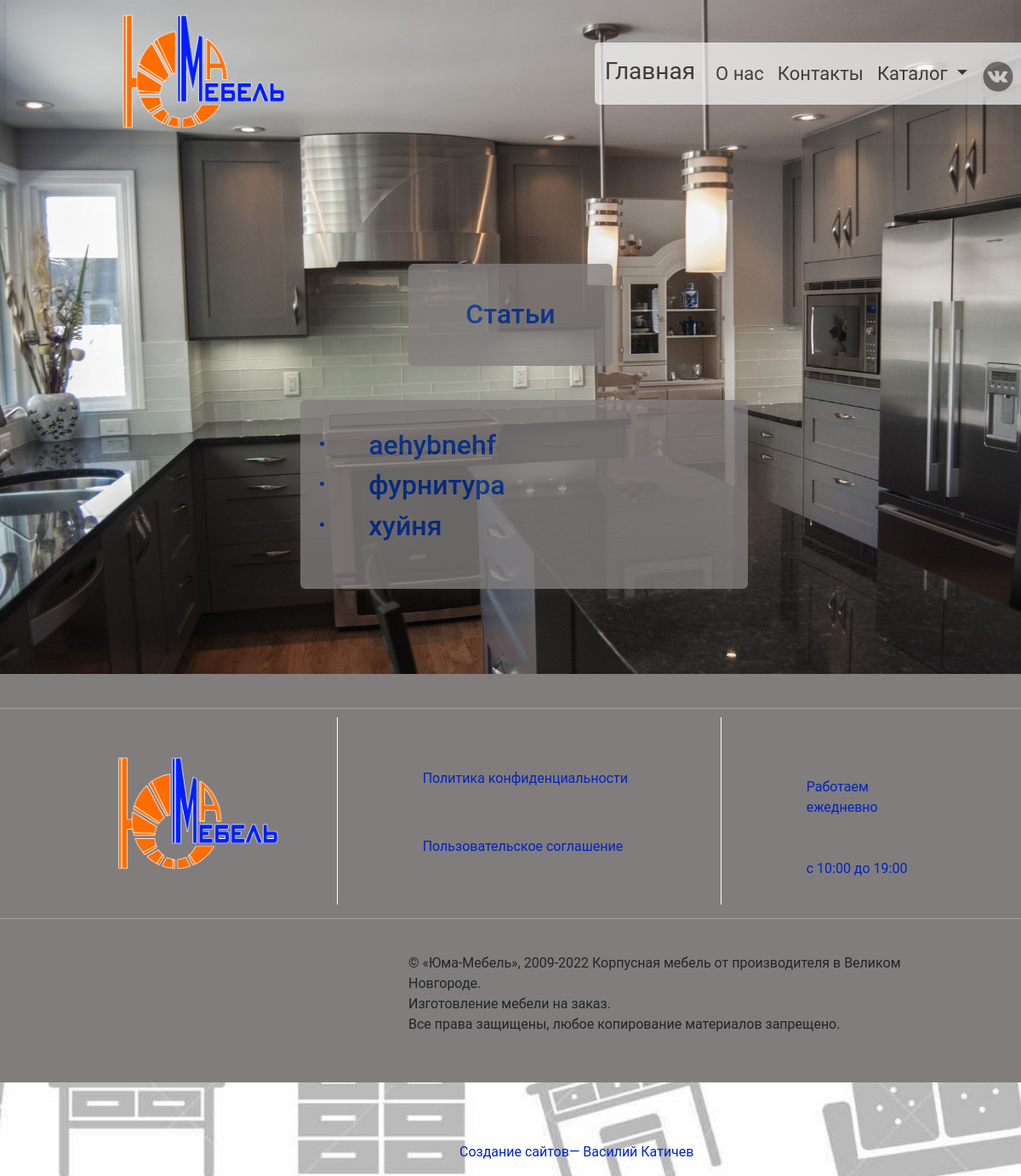
Page /blog on the committed database.
### shop/models.py (models this page shows, shortened)
class Blog(models.Model):
    title = models.CharField(max_length=200)
    text = models.TextField()
    slug = models.SlugField(default='', null=False, db_index=True)
    def get_url(self):
        return reverse('blog_detail', args=[self.slug])

### shop/views.py (the view)
# urls.py: path('blog', views.BlogGallery.as_view()),
class BlogGallery(ListView):
    template_name = 'shop/blog.html'
    model = Blog
    context_object_name = 'blogs'

### shop/templates/shop/blog.html (shortened to what this page needs)
{% extends 'shop/base.html' %}
{% load static %}
{% block content %}
    <div class="subhead">
        <div class="done_block_empty"></div>
        <div class="fyr_name"><h2 class="f_name">Статьи</h2></div>
        <ul>
        <div class="blog_block">
            {% for blog in blogs %}
                    <li>
                        <a href="{{ blog.get_url }}" class="blog_list"><h2 class="blog_list">{{ blog.title }}</h2></a>
                    </li>
            {% endfor %}
        </div>
        </ul>
        <footer>
            <div class="hr">
                <hr class="top_hr">
            </div>
            <div class="footer_cards">
                <div class="footer_logo_block">
                    <img class="logo_footer" src="{% static 'shop/img/logo.png' %}">
                </div>
                <div class="conf_acc">
                    <a class="conf" href="/conf">Политика конфиденциальности</a>
                    <a class="accept" href="/accept">Пользовательское соглашение</a>
                </div>
                <div class="work_schedule">
                    <p class="work_sche">Работаем ежедневно <br> <br> <br>
                        с 10:00 до 19:00 </p>
                </div>
            </div>
            <div class="hr">
                <hr class="bottom_hr">
            </div>
            <div class="end_footer">
                <p>© «Юма-Мебель», 2009-2022
                    Корпусная мебель от производителя в Великом Новгороде. <br> Изготовление мебели на заказ. <br>
                    Все права защищены, любое копирование материалов запрещено.</p>
            </div>
        </footer>
        <div class="sub_footer">
            <a href="https://vk.com/id7296951" class="my_site">Создание сайтов</a>
            <p class="my"> — Василий Катичев</p>
        </div>
        </body>
{% endblock %}

### shop/static/shop/css/style.css (style rules this page uses)
.subhead { background-image: url("../img/head.jpg"); background-size: cover; width: 100%; height: 900px; margin-top: -170px; }
body { box-sizing: border-box; font-family: "Roboto", sans-serif; font-size: 1rem; font-weight: 400; line-height: 1.5; color: #212529; text-align: left; flex-direction: column; overflow-x: hidden; background: url("../img/background.jpg"); background-size: 150%; justify-content: center; }
footer { background-color: #817d7d; margin-top: 100px; align-items: center; height: auto; }
.footer_cards { display: flex; justify-content: space-between; margin: 50px auto -70px auto; max-width: 1384px; }
.footer_logo_block { height: 250px; }
.logo_footer { margin-left: 100px; height: 200px; margin-top: 30px; padding-right: -160px; }
hr { position: relative; top: 40px; color: white; width: 100%; size: 3px; }
.bottom_hr { padding-bottom: 40px; color: white; width: 100%; size: 6px; }
.conf_acc { display: grid; grid-template-columns: 300px; text-decoration: none; border-left: 1px solid #ffffff; border-right: 1px solid #ffffff; height: 220px; padding-left: 100px; padding-right: 50px; }
.conf { margin-top: 60px; text-decoration: none; color: #0025c0; }
.accept { text-decoration: none; color: #0025c0; }
.work_sche { margin-right: 100px; margin-top: 70px; color: #0025c0; margin-bottom: 40px; padding-left: 100px; }
.sub_footer { margin: 70px 25% 70px 45%; width: 50%; text-align: center; color: #0025c0; text-decoration: none; display: flex; }
.my_site { color: #0025c0; text-decoration: none; }
.end_footer { margin: 40px 25% 40px 40%; width: 50%; padding-bottom: 40px; }
.done_block_empty { margin-top: -20px; height: 270px; }
.fyr_name { text-align: center; margin: 0 auto; }
.f_name { background-color: #817d7d; box-shadow: 0px 0px 16px rgba(117, 117, 117, 0.2); height: 120px; border-radius: 6px; text-align: center; margin: 40px auto; opacity: 80%; width: 20%; color: #02319a; padding: 40px 40px 40px 40px; }
.blog_block { background-color: #817d7d; box-shadow: 0px 0px 16px rgba(117, 117, 117, 0.2); height: auto; border-radius: 6px; text-align: start; margin: 40px auto; opacity: 80%; width: 45%; color: #02319a; padding: 40px 40px 40px 40px; text-decoration: none; }
.blog_list { text-decoration: none; padding-left: 40px; position: relative; top: -15px; margin-bottom: -15px; color: #02319a; }

### rows in the picture
Blog: title "aehybnehf"
Blog: title "фурнитура"
Blog: title "хуйня"
